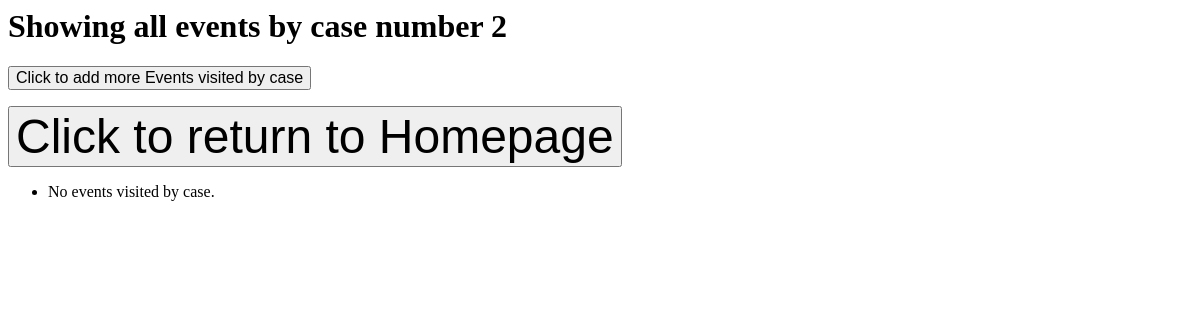
/users/case_events_details/2, run on an earlier commit of the app's database.
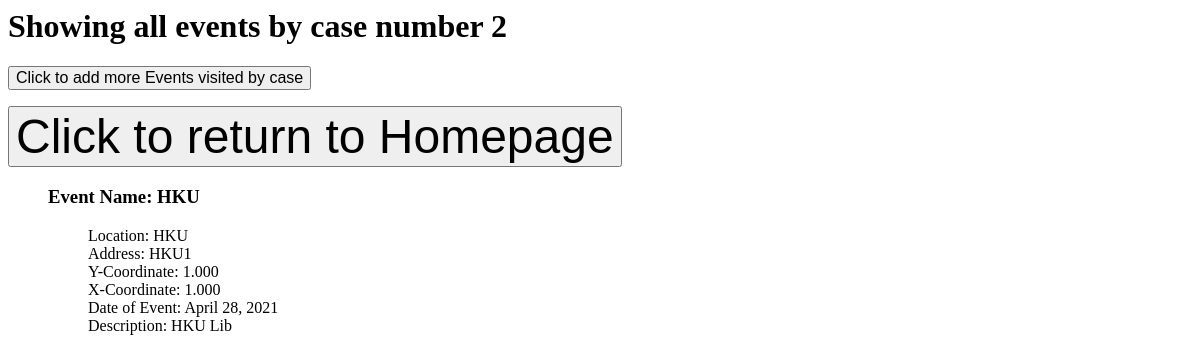
And on a later commit of the database.
### users/models.py (models this page shows, shortened)
class Event(models.Model):
    name = models.CharField(max_length=500)
    location = models.CharField(max_length=500)
    address = models.CharField(max_length=1000)
    x_coor = models.DecimalField(max_digits=10, decimal_places=3)
    y_coor = models.DecimalField(max_digits=10, decimal_places=3)
    event_date = models.DateField()
    description = models.CharField(max_length=1000)
    case = models.ManyToManyField(Case)

### users/views.py (the view)
# urls.py: path('case_events_details/<int:case>', views.ViewLocCase.as_view(), name='case_events_details'),
class ViewLocCase(TemplateView):
    template_name = "case_events_details.html"
    def get_context_data(self, **kwargs):
        case = self.kwargs['case']
        context = super().get_context_data(**kwargs)
        context['case_events_details'] = Event.objects.filter(case = case)
        return context

### users/templates/case_events_details.html
<h1>Showing all events by case number {{ case }}</h1>
<form action="{% url 'add_event' %}" method="get">
    <input style="font-size:100%;" type="submit" value="Click to add more Events visited by case">
</form>
<form action="{% url 'home' %}" method="get">
    <input style="font-size:300%;" type="submit" value="Click to return to Homepage">
</form>
<ul>
{% for event in case_events_details %}
  <h3>Event Name: {{ event.name }} </h3>
  <ul>Location: {{ event.location }}</ul>
  <ul>Address: {{ event.address }}</ul>
  <ul>Y-Coordinate: {{ event.x_coor }}</ul>
  <ul>X-Coordinate: {{ event.y_coor }}</ul>
  <ul>Date of Event: {{ event.event_date }}</ul>
  <ul>Description: {{ event.description }}</ul>
  {% empty %}
    <li>No events visited by case.</li>
{% endfor %}
</ul>

What changed in the data, as far as the page shows it:
added Event: name "HKU", location "HKU", address "HKU1", x_coor "1.000", y_coor "1.000", event_date "April 28, 2021", description "HKU Lib"
Also different on the page:
text no longer shown: "No events visited by case."
